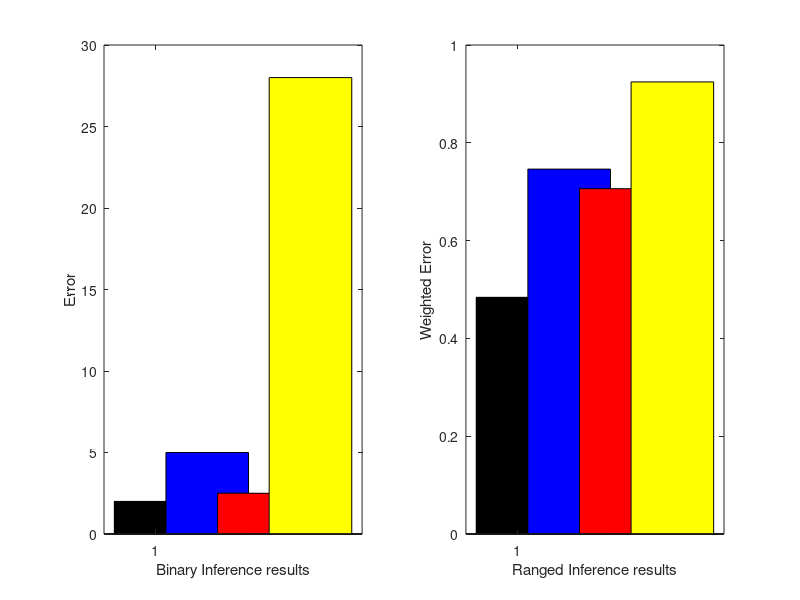

MATLAB code for this plot:
close all;

Lab_binary = [2 5 2.5 28];
Lab_fine = [.484 .7462 .7062 .9245];

figure(1);
%suptitle('Lab setting classification (Power Data)');
subplot(1,2,1);
bar(1,Lab_binary(1),'k');
hold on;
bar(2,Lab_binary(2),'b');
bar(3,Lab_binary(3),'r');
bar(4,Lab_binary(4),'y');
hold off;
%set(gca,'XTickLabel',{'DT', 'NB', 'NN', 'BG'});
xlabel('Binary Inference results');
ylabel('Error');
subplot(1,2,2);
bar(1,Lab_fine(1),'k');
hold on;
bar(2,Lab_fine(2),'b');
bar(3,Lab_fine(3),'r');
bar(4,Lab_fine(4),'y');
hold off;
%set(gca,'XTickLabel',{'DT', 'NB', 'NN', 'BG'});
xlabel('Ranged Inference results');
ylabel('Weighted Error');


% labdata = csvread('Lab_power_data_CSV.csv');
% labdata2 = labdata(end-4239:end,:);
% labdata2 = [labdata2 zeros(4240,1)];
% for i=1:length(labdata2)
%     if (labdata2(i,14) < 9 || labdata2(i,14) >= 22)
%         labdata2(i,17) = 0;
%     else
%         labdata2(i,17) = 1;
%     end
% end
% difference = 0;
% for i=1:length(labdata2)
%     if labdata2(i,17)==0
%         if labdata2(i,16)==0
%             delta = 0;
%         elseif labdata2(i,16)==1
%             delta = 1;
% %         elseif labdata2(i,15)==2
% %             delta = 2.5;
% %         elseif labdata2(i,15)==3
% %             delta = 5.5;
% %         elseif labdata2(i,15)==4
% %             delta = 10;
%         end
%     elseif labdata2(i,17)==1
%         if labdata2(i,16)==0
%             delta = 1;
%         elseif labdata2(i,16)==1
%             delta = 0;
% %         elseif labdata2(i,15)==2
% %             delta = 1.5;
% %         elseif labdata2(i,15)==3
% %             delta = 4.5;
% %         elseif labdata2(i,15)==4
% %             delta = 9;
%         end
%     end
%     difference = difference + delta;
% end
% difference/4240